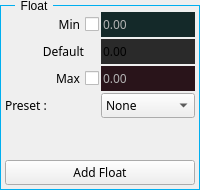
        <widget class="QGroupBox" name="gBox_float">
         <property name="styleSheet">
          <string notr="true">QGroupBox{border: 1px solid rgb(0, 175, 240);margin-top:5px;} QGroupBox::title {left:15px; top:-6px; padding-left:4px; padding-right:4px;}</string>
         </property>
         <property name="title">
          <string>Float</string>
         </property>
         <layout class="QVBoxLayout" name="verticalLayout_4">
          <property name="spacing">
           <number>2</number>
          </property>
          <property name="leftMargin">
           <number>4</number>
          </property>
          <property name="topMargin">
           <number>6</number>
          </property>
          <property name="rightMargin">
           <number>4</number>
          </property>
          <property name="bottomMargin">
           <number>4</number>
          </property>
          <item>
           <layout class="QGridLayout" name="gridLayout_2">
            <item row="2" column="0">
             <widget class="QLabel" name="label">
              <property name="font">
               <font>
                <family>Corbel</family>
                <pointsize>9</pointsize>
               </font>
              </property>
              <property name="layoutDirection">
               <enum>Qt::RightToLeft</enum>
              </property>
              <property name="text">
               <string>Default</string>
              </property>
              <property name="alignment">
               <set>Qt::AlignRight|Qt::AlignTrailing|Qt::AlignVCenter</set>
              </property>
              <property name="indent">
               <number>15</number>
              </property>
             </widget>
            </item>
            <item row="4" column="0">
             <widget class="QCheckBox" name="cb_max">
              <property name="font">
               <font>
                <family>Corbel</family>
                <pointsize>9</pointsize>
               </font>
              </property>
              <property name="focusPolicy">
               <enum>Qt::WheelFocus</enum>
              </property>
              <property name="layoutDirection">
               <enum>Qt::RightToLeft</enum>
              </property>
              <property name="text">
               <string>Max</string>
              </property>
             </widget>
            </item>
            <item row="4" column="1">
             <widget class="QDoubleSpinBox" name="dsb_max">
              <property name="enabled">
               <bool>false</bool>
              </property>
              <property name="font">
               <font>
                <family>Corbel</family>
                <pointsize>9</pointsize>
               </font>
              </property>
              <property name="focusPolicy">
               <enum>Qt::WheelFocus</enum>
              </property>
              <property name="styleSheet">
               <string notr="true">background-color: rgb(41, 20, 26); color: rgb(179, 179, 179)</string>
              </property>
              <property name="locale">
               <locale language="C" country="AnyCountry"/>
              </property>
              <property name="frame">
               <bool>false</bool>
              </property>
              <property name="buttonSymbols">
               <enum>QAbstractSpinBox::NoButtons</enum>
              </property>
              <property name="decimals">
               <number>2</number>
              </property>
              <property name="minimum">
               <double>-9999.989999999999782</double>
              </property>
              <property name="maximum">
               <double>9999.989999999999782</double>
              </property>
             </widget>
            </item>
            <item row="2" column="1">
             <widget class="QDoubleSpinBox" name="dsb_default">
              <property name="font">
               <font>
                <family>Corbel</family>
                <pointsize>9</pointsize>
               </font>
              </property>
              <property name="focusPolicy">
               <enum>Qt::WheelFocus</enum>
              </property>
              <property name="styleSheet">
               <string notr="true">background-color: rgb(42, 42, 42)</string>
              </property>
              <property name="locale">
               <locale language="C" country="AnyCountry"/>
              </property>
              <property name="frame">
               <bool>false</bool>
              </property>
              <property name="buttonSymbols">
               <enum>QAbstractSpinBox::NoButtons</enum>
              </property>
              <property name="correctionMode">
               <enum>QAbstractSpinBox::CorrectToNearestValue</enum>
              </property>
              <property name="minimum">
               <double>-9999.989999999999782</double>
              </property>
              <property name="maximum">
               <double>9999.989999999999782</double>
              </property>
             </widget>
            </item>
            <item row="0" column="1">
             <widget class="QDoubleSpinBox" name="dsb_min">
              <property name="enabled">
               <bool>false</bool>
              </property>
              <property name="font">
               <font>
                <family>Corbel</family>
                <pointsize>9</pointsize>
               </font>
              </property>
              <property name="focusPolicy">
               <enum>Qt::WheelFocus</enum>
              </property>
              <property name="styleSheet">
               <string notr="true">background-color: rgb(20, 41, 41); color: rgb(179, 179, 179)</string>
              </property>
              <property name="locale">
               <locale language="C" country="AnyCountry"/>
              </property>
              <property name="frame">
               <bool>false</bool>
              </property>
              <property name="buttonSymbols">
               <enum>QAbstractSpinBox::NoButtons</enum>
              </property>
              <property name="minimum">
               <double>-9999.989999999999782</double>
              </property>
              <property name="maximum">
               <double>9999.989999999999782</double>
              </property>
             </widget>
            </item>
            <item row="0" column="0">
             <widget class="QCheckBox" name="cb_min">
              <property name="font">
               <font>
                <family>Corbel</family>
                <pointsize>9</pointsize>
               </font>
              </property>
              <property name="focusPolicy">
               <enum>Qt::WheelFocus</enum>
              </property>
              <property name="layoutDirection">
               <enum>Qt::RightToLeft</enum>
              </property>
              <property name="styleSheet">
               <string notr="true"/>
              </property>
              <property name="text">
               <string>Min</string>
              </property>
             </widget>
            </item>
           </layout>
          </item>
          <item>
           <layout class="QHBoxLayout" name="horizontalLayout_3">
            <item>
             <widget class="QLabel" name="preset">
              <property name="font">
               <font>
                <family>Corbel</family>
                <pointsize>9</pointsize>
               </font>
              </property>
              <property name="styleSheet">
               <string notr="true"/>
              </property>
              <property name="text">
               <string>Preset :</string>
              </property>
             </widget>
            </item>
            <item>
             <widget class="QComboBox" name="cbb_presetFloat">
              <property name="font">
               <font>
                <family>Corbel</family>
                <pointsize>9</pointsize>
               </font>
              </property>
              <item>
               <property name="text">
                <string>None</string>
               </property>
              </item>
              <item>
               <property name="text">
                <string>-10 &gt; 10</string>
               </property>
              </item>
              <item>
               <property name="text">
                <string>0 &gt; 10</string>
               </property>
              </item>
              <item>
               <property name="text">
                <string>-1 &gt; 1</string>
               </property>
              </item>
              <item>
               <property name="text">
                <string>0 &gt; 1</string>
               </property>
              </item>
             </widget>
            </item>
           </layout>
          </item>
          <item>
           <spacer name="verticalSpacer_2">
            <property name="orientation">
             <enum>Qt::Vertical</enum>
            </property>
            <property name="sizeHint" stdset="0">
             <size>
              <width>20</width>
              <height>40</height>
             </size>
            </property>
           </spacer>
          </item>
          <item>
           <widget class="QPushButton" name="btn_addFloat">
            <property name="font">
             <font>
              <family>Corbel</family>
              <pointsize>9</pointsize>
             </font>
            </property>
            <property name="focusPolicy">
             <enum>Qt::WheelFocus</enum>
            </property>
            <property name="text">
             <string>Add Float</string>
            </property>
           </widget>
          </item>
         </layout>
        </widget>
